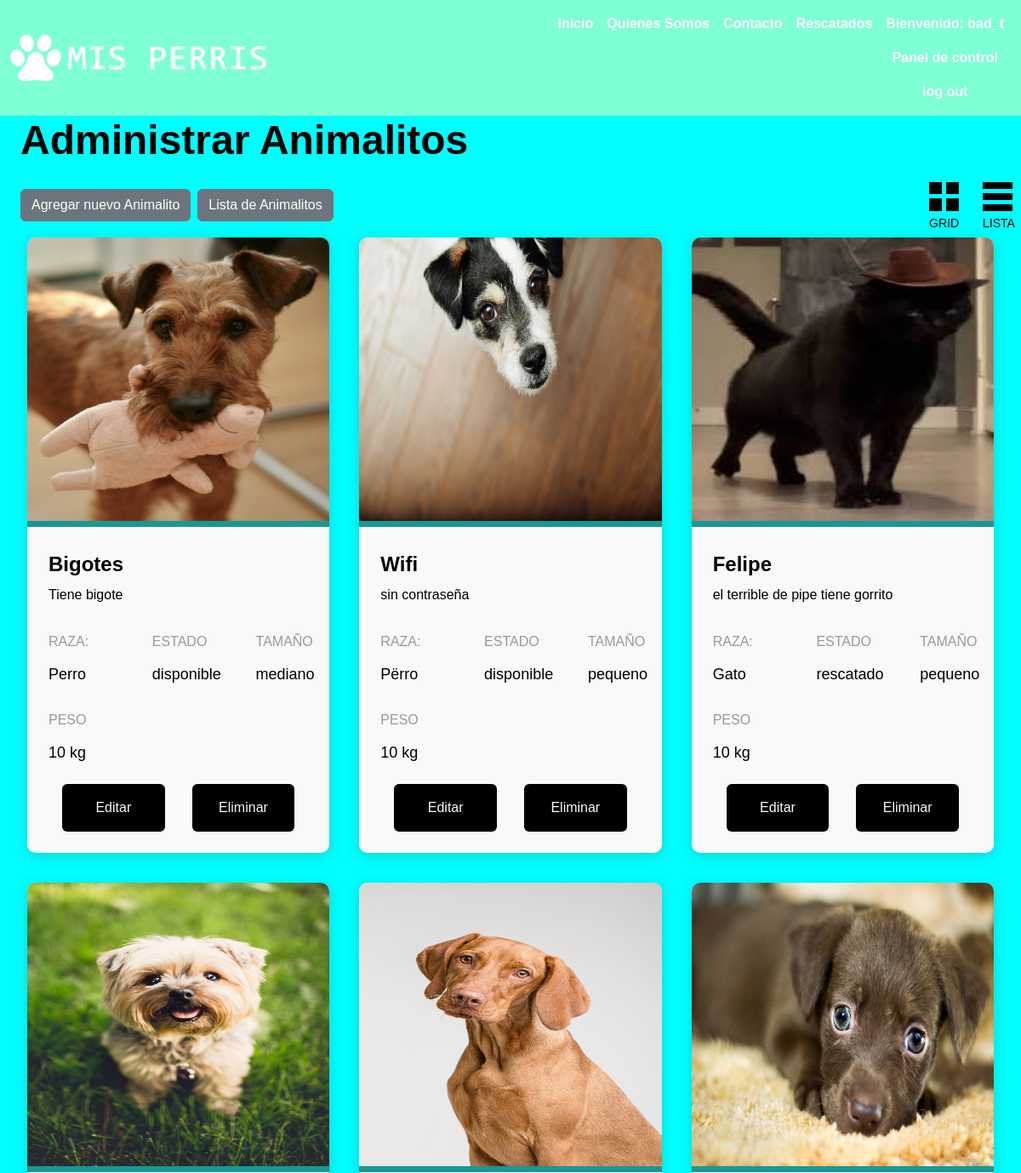
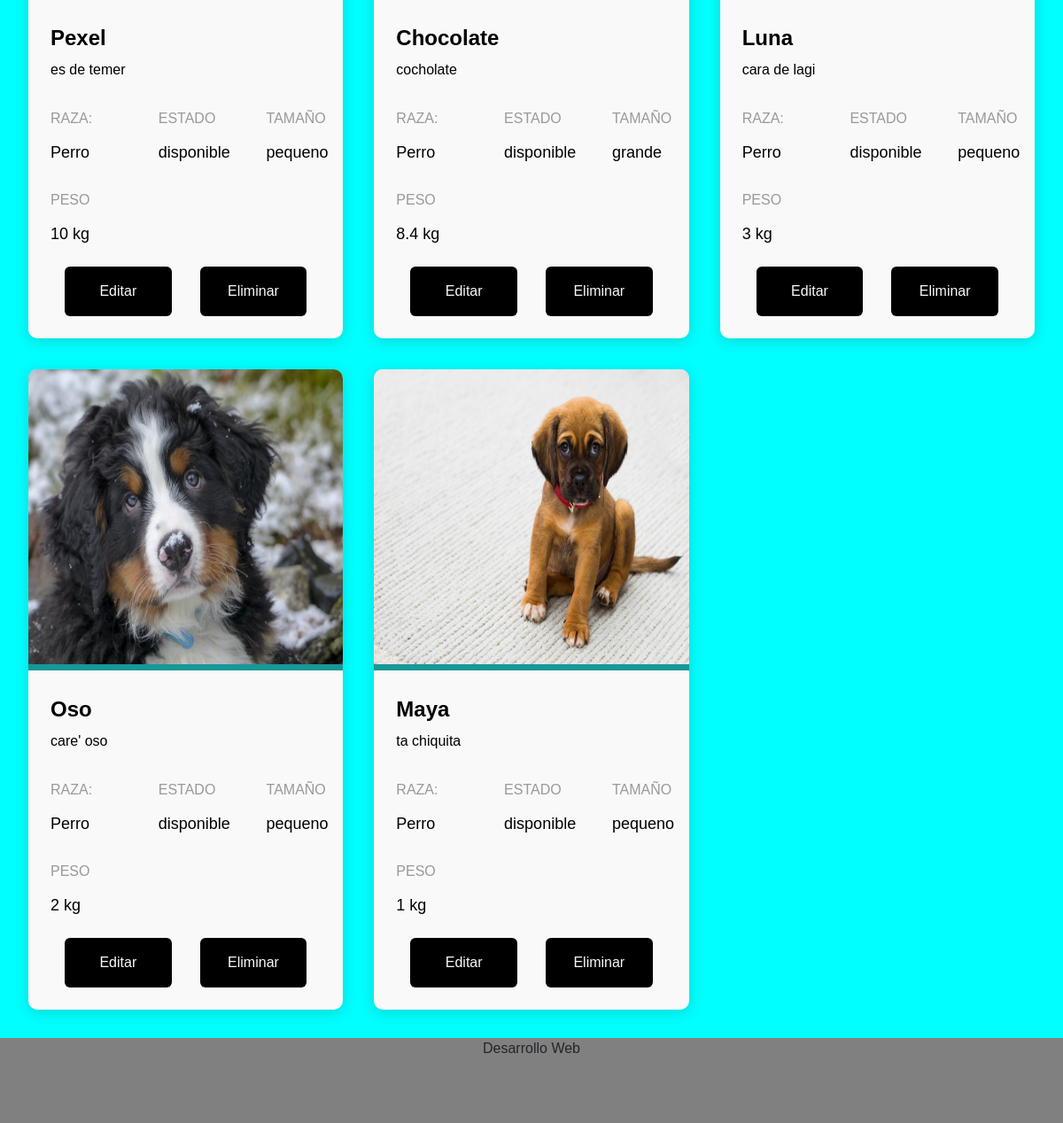
Page /panel/ (signed in) on the committed database (2 pictures, top to bottom).
### misPerris/models.py (models this page shows, shortened)
class CustomUser(AbstractUser):
    email = models.EmailField(unique=True)
    first_name = models.CharField(max_length=30)
    last_name = models.CharField(max_length=30)
    region = models.ForeignKey(Region, on_delete=models.SET_NULL, null=True, blank=True)
    city = models.ForeignKey(Ciudad, on_delete=models.SET_NULL, null=True, blank=True)
    USERNAME_FIELD = 'username'
    REQUIRED_FIELDS = ['email', 'first_name', 'last_name', 'region', 'city']

class Animal(models.Model):
    ESTADO_CHOICES = (
        ('rescatado', 'Rescatado'),
        ('disponible', 'Disponible'),
        ('adoptado', 'Adoptado'),
    )
    SIZE_CHOICES = (
        ('pequeno', 'Pequeño'),
        ('mediano', 'Mediano'),
        ('grande', 'Grande')
    )
    id = models.AutoField(primary_key=True)
    nombre = models.CharField(max_length=100)
    imagen = models.ImageField(upload_to='animal_images')
    raza = models.CharField(max_length=100)
    size = models.CharField(max_length=50, choices=SIZE_CHOICES)
    peso = models.CharField(max_length=10)
    descripcion = models.TextField()
    estado = models.CharField(max_length=20, choices=ESTADO_CHOICES)

### misPerris/views.py (the view)
# urls.py: path("panel/", views.admin_view, name="panel"),
@login_required
def admin_view(request):
    if request.user is not None:
        if(request.user.is_superuser):
            animales = Animal.objects.all()
            form = AnimalForm()
            context = {'animales': animales, 'form': form}
            return render(request, 'admin/panel.html', context)
        else:
            return render(request, 'users/acceso_denegado.html')
    else:
        return render(request, 'users/acceso_denegado.html')

### misPerris/templates/admin/panel.html (shortened to what this page needs)
{% extends 'base.html' %}
{% load static %}
{% load bootstrap4 %}
{% load widget_tweaks %}
{% block content %}
<link rel="stylesheet" href="{% static 'css/animales.css' %}">
<main>
    <h1 class="text-start mx-4">Administrar Animalitos</h1>
    <section class="results-header">
        <div class="mx-3 d-flex align-items-center">
            <a class="btn btn-secondary mx-2" role="button"
                id="createButon"
                data-bs-toggle="modal"
                data-bs-target="#createModal"
            >Agregar nuevo Animalito</a>
            <a class="btn btn-secondary" role="button" href="/panel">Lista de Animalitos</a>
        </div>
        <div class="results-header__option">
            <div class="option__button option--grid selected"><span></span><span></span><span></span><span></span><span>Grid</span></div>
            <div class="option__button option--list"><span></span><span></span><span></span><span>Lista</span></div>
        </div>
    </section>
    <section class="results-section results--grid">
        {% for animal in animales %}
        <div class="profile">
            <div class="profile__image"><img src="{{animal.imagen.url}}" alt="{{animal.nombre}}"/></div>
            <div class="profile__info">
              <h3>{{animal.nombre}}</h3>
              <p class="profile__info__extra">{{animal.descripcion}}</p>
            </div>
            <div class="profile__stats">
              <p class="profile__stats__title">Raza: </p>
              <h5 class="profile__stats__info">{{animal.raza}}</h5>
            </div>
            <div class="profile__stats">
                <p class="profile__stats__title">Estado</p>
                <h5>{{animal.estado}}</h5>
              </div>
            <div class="profile__stats">
              <p class="profile__stats__title">Tamaño</p>
              <h5>{{animal.size}}</h5>
            </div>
            <div class="profile__stats">
              <p class="profile__stats__title">Peso</p>
              <h5 class="profile__stats__info">{{animal.peso}} kg</h5>
            </div>
            <div class="profile__cta">
                <a class="button btn btn-success" id="editButton" data-bs-toggle="modal" data-bs-target="#editModal"
                    data-animal-id="{{ animal.id }}"
                    data-animal-nombre="{{ animal.nombre }}"
                    data-animal-descripcion="{{animal.descripcion}}"
                    data-animal-imagen="{{animal.imagen}}"
                    data-animal-raza="{{animal.raza}}"
                    data-animal-estado="{{animal.estado}}"
                    data-animal-peso="{{animal.peso}}"
                    data-animal-size="{{animal.size}}"
                >
                Editar
                </a>
                <a class="button btn btn-danger" id="deleteButton" data-bs-toggle="modal" data-bs-target="#deleteModal" data-animal-id="{{ animal.id }}" data-animal-nombre="{{ animal.nombre }}">Eliminar</a>
            </div>
          </div>
        {% endfor %}
    </section>
</main>
{% endblock %}

### misPerris/templates/base.html (shortened to what this page needs)
{% load static %}
{% load widget_tweaks %}
<!doctype html>
<html lang="en">
<head>
  <link href="https://cdn.jsdelivr.net/npm/bootstrap@5.2.1/dist/css/bootstrap.min.css" rel="stylesheet"
>
  <link rel="stylesheet" href="https://maxcdn.bootstrapcdn.com/font-awesome/4.7.0/css/font-awesome.min.css">
  <link type="text/css" rel="stylesheet" href="{% static 'css/style.css' %}">
</head>
<body>
    <header>
      <nav class="navbar nav navbar-expand-lg bg-body-tertiary">
          <div class="container-fluid">
            <a class="navbar-brand" href="/"> <img src="{% static 'img/logo.png' %}"/></a>
            <div class="collapse navbar-collapse collapse navbar-collapse justify-content-end" id="navbarNavAltMarkup">
              <div class="navbar-nav">
                  <a class="nav-link" href="/">Inicio</a>
                  <a class="nav-link" href="/about-us">Quienes Somos</a>
                  <a class="nav-link" href="/contact">Contacto</a>
                  <a class="nav-link" href="/rescatados">Rescatados</a>
                  {% if request.user.is_authenticated %}
                  <div>
                    <a class="nav-link link" >Bienvenido: {{ user.username }}</a>
                    {% if request.user.is_superuser %}
                        <a class="nav-link link" href="/panel">Panel de control</a>
                    {% endif %}
                    <a class="nav-link link" href="/logout">log out</a>
                  </div>
                  {% else %}
                  <a class="nav-link" href="/login">Login</a>
                  {% endif %}
              </div>
            </div>
          </div>
        </nav>
    </header>
    <main>
        {% block content %}
        {% endblock %}
    </main>
    <footer>
      Desarrollo Web
    </footer>
    <link rel='stylesheet' href='https://cdnjs.cloudflare.com/ajax/libs/simple-line-icons/2.4.1/css/simple-line-icons.min.css'>
  </body>
</html>

### misPerris/assets/css/style.css (style rules this page uses)
.nav { background-color: aquamarine; color: #fff; }
.nav img { width: 100%; height: 2.8em; }
.nav a { color: #fff; font-weight: 900; }
main { background-color: aqua; }
footer { height: 6em; background-color: gray; }

### misPerris/assets/css/animales.css (style rules this page uses)
:root { --canvasColor: aqua; --foregroundColor: black; --backgroundColor: #f9f9f9; --secondaryColor: rgb(25, 151, 151); --primaryColor: black; --primaryShade4: gray; --primaryShade5: gray; }
body { background: var(--canvasColor); font-family: "Poppins", sans-serif; font-weight: 300; line-height: 1.5; font-size: 16px; text-align: center; transition: all 0.3s ease; }
* { box-sizing: border-box; }
main { --neutralShade0: #f8f8f8; --neutralShade1: #f2f2f2; --neutralShade2: #e8e9e9; --neutralShade3: #d1d3d4; --neutralShade4: #babdbf; --neutralShade5: #808488; --neutralShade6: #666a6d; --neutralShade7: #4d5052; --neutralShade8: #212122; --grayColor: #999; --lightGrayColor: #ddd; --borderRadius: 6px; --boxShadow: 0 2px 5px rgba(#333, 0.2); }
main { max-width: 1500px; color: var(--foregroundColor); text-align: left; }
main section { position: relative; }
h1 { font: 700 48px/1.2 "Poppins", sans-serif; margin-bottom: 10px; }
h3 { font: 700 24px/1.2 "Poppins", sans-serif; margin-bottom: 10px; }
h5 { font: 500 18px/1.2 "Poppins", sans-serif; margin-bottom: 10px; }
a.button, input.button, button { outline: none; width: 100%; text-align: center; display: inline-block; border: none; font: 500 16px/1 "Poppins", sans-serif; padding: 20px; cursor: pointer; border-radius: var(--borderRadius); background: var(--primaryColor); color: var(--backgroundColor); position: relative; top: 0; transition: 0.2s ease; }
.results-header { grid-column: span 2; display: grid; grid-template-columns: 1fr max-content; }
.results-header__option { display: grid; grid-gap: 8px; grid-template-columns: repeat(2, 1fr); cursor: pointer; }
.results-header .option__button { display: grid; grid-gap: 5px; width: 55px; height: 75px; border-radius: var(--borderRadius); padding: 10px; overflow: hidden; transition: 0.2s ease; }
.results-header .option__button > span { background: var(--foregroundColor); transition: 0.2s ease; }
.results-header .option__button > span:last-child { background: none !important; text-align: center; text-transform: uppercase; font: 500 14px/1 "Poppins", sans-serif; display: block; margin-top: 2px; }
.results-header .option__button.selected > span { color: var(--primaryColor); background: var(--primaryColor); }
.results-header .option--grid { grid: repeat(2, 1fr) min-content/repeat(2, 1fr); }
.results-header .option--grid span:last-child { grid-column: span 2; }
.results-header .option--list { grid: repeat(3, 1fr) min-content/100%; }
.results-section { display: grid; grid-gap: 35px; margin-bottom: 2em; }
.results--grid { grid-template-columns: repeat(auto-fill, minmax(320px, 1fr)); }
.profile { position: relative; background: var(--backgroundColor); color: var(--foregroundColor); box-shadow: 0 3px 15px rgba(51, 51, 51, 0.2); border-radius: 10px; overflow: hidden; transition: 0.2s ease; display: grid; grid: 200px repeat(5, auto)/100%; }
.profile__image img { width: 100%; height: 100%; object-fit: fill; border-bottom: 7px solid var(--secondaryColor); }
.profile__info { padding: 20px 25px 0; }
.profile__stats { padding: 5px 25px; }
.profile__stats__title { color: var(--grayColor); text-transform: uppercase; font-size: 16px; }
.profile__cta { padding: 0 25px 25px; display: flex; align-items: center; justify-content: center; }
.profile__cta a { margin-inline: 1em; }
@media (min-width: 500px) { .results-section.results--grid .profile { width: 100%; margin: auto; overflow: hidden; grid: 340px auto auto/repeat(3, minmax(80px, 1fr)); grid-gap: 10px; } }
@media (min-width: 500px) { .results-section.results--grid .profile__image { grid-column: span 3; } }
@media (min-width: 500px) { .results-section.results--grid .profile__info { grid-column: span 3; } }
@media (min-width: 500px) { .results-section.results--grid .profile__stats { padding: 5px 25px; } }
@media (min-width: 500px) { .results-section.results--grid .profile__cta { grid-column: span 3; } }
@media (min-width: 992px) { .results-section { margin-left: 2em; margin-right: 2em; } }
.profile__cta .button { width: 90% !important; }

### misPerris/templates/base.html (style rules this page uses)
body { display: flex; flex-direction: column; min-height: 100vh; padding-right: 0px !important; }
main { flex: 1; }
footer { margin-top: auto; }

### rows in the picture
CustomUser: username "bad_t"
Animal: imagen (picture), nombre "Bigotes", descripcion "Tiene bigote", raza "Perro", estado "disponible", size "mediano", peso "10"
Animal: imagen (picture), nombre "Wifi", descripcion "sin contraseña", raza "Përro", estado "disponible", size "pequeno", peso "10"
Animal: imagen (picture), nombre "Felipe", descripcion "el terrible de pipe tiene gorrito", raza "Gato", estado "rescatado", size "pequeno", peso "10"
Animal: imagen (picture), nombre "Pexel", descripcion "es de temer", raza "Perro", estado "disponible", size "pequeno", peso "10"
Animal: imagen (picture), nombre "Chocolate", descripcion "cocholate", raza "Perro", estado "disponible", size "grande", peso "8.4"
Animal: imagen (picture), nombre "Luna", descripcion "cara de lagi", raza "Perro", estado "disponible", size "pequeno", peso "3"
Animal: imagen (picture), nombre "Oso", descripcion "care' oso", raza "Perro", estado "disponible", size "pequeno", peso "2"
Animal: imagen (picture), nombre "Maya", descripcion "ta chiquita", raza "Perro", estado "disponible", size "pequeno", peso "1"
